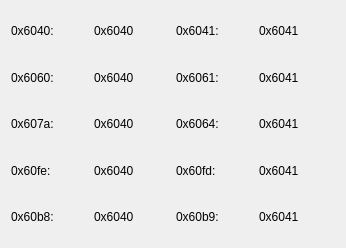
<?xml version="1.0" encoding="UTF-8"?>
<ui version="4.0">
 <class>EcatObject</class>
 <widget class="QWidget" name="EcatObject">
  <property name="geometry">
   <rect>
    <x>0</x>
    <y>0</y>
    <width>346</width>
    <height>248</height>
   </rect>
  </property>
  <property name="windowTitle">
   <string>EcatObject</string>
  </property>
  <layout class="QGridLayout" name="gridLayout">
   <item row="0" column="0">
    <widget class="QLabel" name="label_2">
     <property name="text">
      <string>0x6040:</string>
     </property>
    </widget>
   </item>
   <item row="0" column="1">
    <widget class="QLabel" name="label_6040">
     <property name="text">
      <string>0x6040</string>
     </property>
    </widget>
   </item>
   <item row="0" column="2">
    <widget class="QLabel" name="label_1">
     <property name="text">
      <string>0x6041:</string>
     </property>
    </widget>
   </item>
   <item row="0" column="3">
    <widget class="QLabel" name="label_6041">
     <property name="text">
      <string>0x6041</string>
     </property>
    </widget>
   </item>
   <item row="1" column="0">
    <widget class="QLabel" name="label_4">
     <property name="text">
      <string>0x6060:</string>
     </property>
    </widget>
   </item>
   <item row="1" column="1">
    <widget class="QLabel" name="label_6060">
     <property name="text">
      <string>0x6040</string>
     </property>
    </widget>
   </item>
   <item row="1" column="2">
    <widget class="QLabel" name="label_3">
     <property name="text">
      <string>0x6061:</string>
     </property>
    </widget>
   </item>
   <item row="1" column="3">
    <widget class="QLabel" name="label_6061">
     <property name="text">
      <string>0x6041</string>
     </property>
    </widget>
   </item>
   <item row="2" column="0">
    <widget class="QLabel" name="label_5">
     <property name="text">
      <string>0x607a:</string>
     </property>
    </widget>
   </item>
   <item row="2" column="1">
    <widget class="QLabel" name="label_607a">
     <property name="text">
      <string>0x6040</string>
     </property>
    </widget>
   </item>
   <item row="2" column="2">
    <widget class="QLabel" name="label_6">
     <property name="text">
      <string>0x6064:</string>
     </property>
    </widget>
   </item>
   <item row="2" column="3">
    <widget class="QLabel" name="label_6064">
     <property name="text">
      <string>0x6041</string>
     </property>
    </widget>
   </item>
   <item row="3" column="0">
    <widget class="QLabel" name="label_8">
     <property name="text">
      <string>0x60fe:</string>
     </property>
    </widget>
   </item>
   <item row="3" column="1">
    <widget class="QLabel" name="label_60fe">
     <property name="text">
      <string>0x6040</string>
     </property>
    </widget>
   </item>
   <item row="3" column="2">
    <widget class="QLabel" name="label_7">
     <property name="text">
      <string>0x60fd:</string>
     </property>
    </widget>
   </item>
   <item row="3" column="3">
    <widget class="QLabel" name="label_60fd">
     <property name="text">
      <string>0x6041</string>
     </property>
    </widget>
   </item>
   <item row="4" column="0">
    <widget class="QLabel" name="label_9">
     <property name="text">
      <string>0x60b8:</string>
     </property>
    </widget>
   </item>
   <item row="4" column="1">
    <widget class="QLabel" name="label_60b8">
     <property name="text">
      <string>0x6040</string>
     </property>
    </widget>
   </item>
   <item row="4" column="2">
    <widget class="QLabel" name="label_10">
     <property name="text">
      <string>0x60b9:</string>
     </property>
    </widget>
   </item>
   <item row="4" column="3">
    <widget class="QLabel" name="label_60b9">
     <property name="text">
      <string>0x6041</string>
     </property>
    </widget>
   </item>
  </layout>
 </widget>
 <layoutdefault spacing="6" margin="11"/>
 <resources/>
 <connections/>
</ui>
